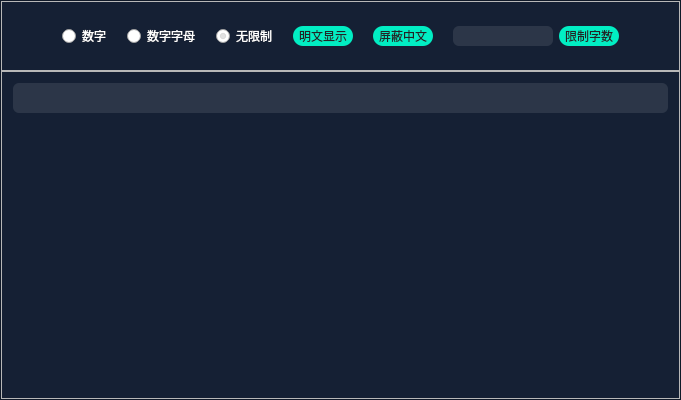
<?xml version="1.0" encoding="UTF-8"?>
<ui version="4.0">
 <class>LineEditClass</class>
 <widget class="QWidget" name="LineEditClass">
  <property name="geometry">
   <rect>
    <x>0</x>
    <y>0</y>
    <width>681</width>
    <height>400</height>
   </rect>
  </property>
  <property name="windowTitle">
   <string>LineEdit</string>
  </property>
  <layout class="QVBoxLayout" name="verticalLayout">
   <property name="spacing">
    <number>0</number>
   </property>
   <property name="leftMargin">
    <number>0</number>
   </property>
   <property name="topMargin">
    <number>0</number>
   </property>
   <property name="rightMargin">
    <number>0</number>
   </property>
   <property name="bottomMargin">
    <number>0</number>
   </property>
   <item>
    <widget class="QFrame" name="frame">
     <property name="styleSheet">
      <string notr="true">#frame
{
	background: #152034;
}

QLineEdit
{
	background: rgba(255,255,255,0.1);
	border-radius: 6px;
	font-size: 12px;
	font-family: 微软雅黑;
	color: rgba(255,255,255,1);
	padding-left:10px;
}

QPushButton
{
background: #01EEC3;
border-radius: 10px;
font-size: 12px;
font-family: 微软雅黑;
color: #212426;
}


QRadioButton
{
font-size: 12px;
font-family: 微软雅黑;
color: #FFFFFF;
}

QRadioButton::indicator
{  
    width: 14px;  
    height: 14px; 

}  
  
QRadioButton::indicator:unchecked
{  
	border-image: url(:/LineEdit/qrc/ico_gb_wxz.png);
}  
  
QRadioButton::indicator:checked
{  
	border-image: url(:/LineEdit/qrc/ico_gb_xz.png);
}</string>
     </property>
     <property name="frameShape">
      <enum>QFrame::StyledPanel</enum>
     </property>
     <property name="frameShadow">
      <enum>QFrame::Raised</enum>
     </property>
     <layout class="QVBoxLayout" name="verticalLayout_2">
      <property name="spacing">
       <number>0</number>
      </property>
      <property name="leftMargin">
       <number>0</number>
      </property>
      <property name="topMargin">
       <number>0</number>
      </property>
      <property name="rightMargin">
       <number>0</number>
      </property>
      <property name="bottomMargin">
       <number>0</number>
      </property>
      <item>
       <widget class="QFrame" name="frame_button">
        <property name="minimumSize">
         <size>
          <width>0</width>
          <height>70</height>
         </size>
        </property>
        <property name="maximumSize">
         <size>
          <width>16777215</width>
          <height>70</height>
         </size>
        </property>
        <property name="frameShape">
         <enum>QFrame::StyledPanel</enum>
        </property>
        <property name="frameShadow">
         <enum>QFrame::Raised</enum>
        </property>
        <layout class="QHBoxLayout" name="horizontalLayout">
         <property name="spacing">
          <number>20</number>
         </property>
         <item>
          <spacer name="horizontalSpacer">
           <property name="orientation">
            <enum>Qt::Horizontal</enum>
           </property>
           <property name="sizeHint" stdset="0">
            <size>
             <width>30</width>
             <height>20</height>
            </size>
           </property>
          </spacer>
         </item>
         <item>
          <widget class="QRadioButton" name="radioButton1">
           <property name="minimumSize">
            <size>
             <width>0</width>
             <height>20</height>
            </size>
           </property>
           <property name="maximumSize">
            <size>
             <width>16777215</width>
             <height>20</height>
            </size>
           </property>
           <property name="cursor">
            <cursorShape>PointingHandCursor</cursorShape>
           </property>
           <property name="text">
            <string>数字</string>
           </property>
           <property name="checkable">
            <bool>true</bool>
           </property>
          </widget>
         </item>
         <item>
          <widget class="QRadioButton" name="radioButton2">
           <property name="minimumSize">
            <size>
             <width>0</width>
             <height>20</height>
            </size>
           </property>
           <property name="maximumSize">
            <size>
             <width>16777215</width>
             <height>20</height>
            </size>
           </property>
           <property name="cursor">
            <cursorShape>PointingHandCursor</cursorShape>
           </property>
           <property name="text">
            <string>数字字母</string>
           </property>
           <property name="checkable">
            <bool>true</bool>
           </property>
          </widget>
         </item>
         <item>
          <widget class="QRadioButton" name="radioButton3">
           <property name="minimumSize">
            <size>
             <width>0</width>
             <height>20</height>
            </size>
           </property>
           <property name="maximumSize">
            <size>
             <width>16777215</width>
             <height>20</height>
            </size>
           </property>
           <property name="cursor">
            <cursorShape>PointingHandCursor</cursorShape>
           </property>
           <property name="text">
            <string>无限制</string>
           </property>
           <property name="checkable">
            <bool>true</bool>
           </property>
           <property name="checked">
            <bool>true</bool>
           </property>
          </widget>
         </item>
         <item>
          <widget class="QPushButton" name="pushButton_3">
           <property name="minimumSize">
            <size>
             <width>60</width>
             <height>20</height>
            </size>
           </property>
           <property name="maximumSize">
            <size>
             <width>60</width>
             <height>16777215</height>
            </size>
           </property>
           <property name="cursor">
            <cursorShape>PointingHandCursor</cursorShape>
           </property>
           <property name="text">
            <string>明文显示</string>
           </property>
          </widget>
         </item>
         <item>
          <widget class="QPushButton" name="pushButton_2">
           <property name="minimumSize">
            <size>
             <width>60</width>
             <height>20</height>
            </size>
           </property>
           <property name="maximumSize">
            <size>
             <width>60</width>
             <height>16777215</height>
            </size>
           </property>
           <property name="cursor">
            <cursorShape>PointingHandCursor</cursorShape>
           </property>
           <property name="text">
            <string>屏蔽中文</string>
           </property>
          </widget>
         </item>
         <item>
          <widget class="QWidget" name="widget_num" native="true">
           <property name="minimumSize">
            <size>
             <width>0</width>
             <height>0</height>
            </size>
           </property>
           <layout class="QHBoxLayout" name="horizontalLayout_2">
            <property name="leftMargin">
             <number>0</number>
            </property>
            <property name="topMargin">
             <number>0</number>
            </property>
            <property name="rightMargin">
             <number>0</number>
            </property>
            <property name="bottomMargin">
             <number>0</number>
            </property>
            <item>
             <widget class="QLineEdit" name="lineEdit_num">
              <property name="minimumSize">
               <size>
                <width>100</width>
                <height>20</height>
               </size>
              </property>
              <property name="maximumSize">
               <size>
                <width>100</width>
                <height>20</height>
               </size>
              </property>
             </widget>
            </item>
            <item>
             <widget class="QPushButton" name="pushButton">
              <property name="minimumSize">
               <size>
                <width>60</width>
                <height>20</height>
               </size>
              </property>
              <property name="maximumSize">
               <size>
                <width>60</width>
                <height>16777215</height>
               </size>
              </property>
              <property name="cursor">
               <cursorShape>PointingHandCursor</cursorShape>
              </property>
              <property name="text">
               <string>限制字数</string>
              </property>
             </widget>
            </item>
           </layout>
          </widget>
         </item>
         <item>
          <spacer name="horizontalSpacer_2">
           <property name="orientation">
            <enum>Qt::Horizontal</enum>
           </property>
           <property name="sizeHint" stdset="0">
            <size>
             <width>29</width>
             <height>20</height>
            </size>
           </property>
          </spacer>
         </item>
        </layout>
       </widget>
      </item>
      <item>
       <widget class="QFrame" name="frame_main">
        <property name="frameShape">
         <enum>QFrame::StyledPanel</enum>
        </property>
        <property name="frameShadow">
         <enum>QFrame::Raised</enum>
        </property>
        <layout class="QVBoxLayout" name="verticalLayout_3">
         <item>
          <widget class="QLineEdit" name="lineEdit">
           <property name="enabled">
            <bool>true</bool>
           </property>
           <property name="minimumSize">
            <size>
             <width>0</width>
             <height>30</height>
            </size>
           </property>
           <property name="maximumSize">
            <size>
             <width>16777215</width>
             <height>30</height>
            </size>
           </property>
           <property name="styleSheet">
            <string notr="true"/>
           </property>
           <property name="text">
            <string/>
           </property>
           <property name="readOnly">
            <bool>false</bool>
           </property>
           <property name="placeholderText">
            <string/>
           </property>
          </widget>
         </item>
         <item>
          <spacer name="verticalSpacer">
           <property name="orientation">
            <enum>Qt::Vertical</enum>
           </property>
           <property name="sizeHint" stdset="0">
            <size>
             <width>20</width>
             <height>269</height>
            </size>
           </property>
          </spacer>
         </item>
        </layout>
       </widget>
      </item>
     </layout>
    </widget>
   </item>
  </layout>
 </widget>
 <layoutdefault spacing="6" margin="11"/>
 <resources>
  <include location="LineEdit.qrc"/>
 </resources>
 <connections/>
</ui>
